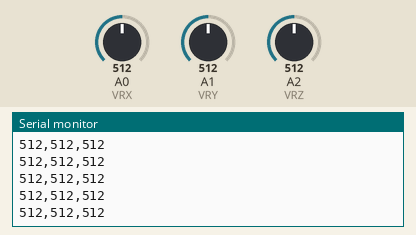
The sketch below on a simulated Arduino Uno, built with avr-gcc and run on an emulated ATmega328P. Parts: the last lines printed to the serial monitor. The inputs (shaded band) are chosen by the test bench; at power-on: A2 (VRZ) = 512, A0 (VRX) = 512, A1 (VRY) = 512.

Above: at 2.7 s.
2.8 s: A2 (VRZ) set to 11
At 2.81 s:
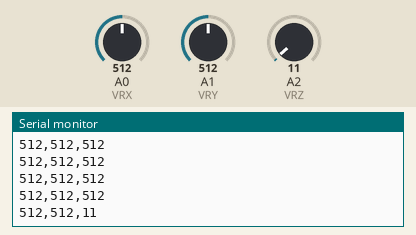
4.3 s: A2 (VRZ) set to 8
At 4.31 s:
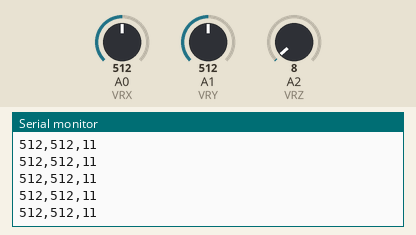
Timing chart, 0 to 7.3 s (numbered marks = the images above; inputs shaded):
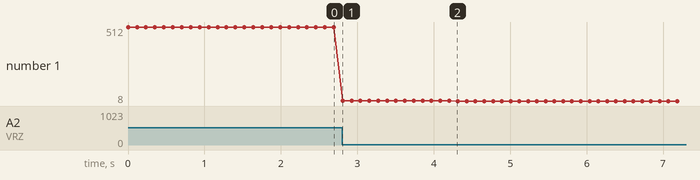

The sketch:

sender.ino
```cpp
#include <SoftwareSerial.h>
SoftwareSerial BTSerial(4, 5);  // (Tx, Rx)

#define VRX (A0)
#define VRY (A1)
#define VRZ (A2)

#define Mq3Pin (A5)

#define VR_MIN_VALUE (0)
#define VR_MAX_VALUE (1023)
#define VR_MID_VALUE (512)
#define VR_MID_UPPER (564)
#define VR_MID_LOWER (460)

int adjustJoystickValue(int value) {
  value = constrain(value, VR_MIN_VALUE, VR_MAX_VALUE);
  if (VR_MID_LOWER <= value && value <= VR_MID_UPPER)
    return VR_MID_VALUE;
  else
    return value;
}

void setup() {
  pinMode(VRX, INPUT);
  pinMode(VRY, INPUT);
  pinMode(VRZ, INPUT);
  Serial.begin(9600);
  BTSerial.begin(9600);
}

void loop() {

  int vrx = analogRead(VRX); //analogRead(A0)
  int vry = analogRead(VRY); //analogRead(A1)
  int vrz = analogRead(VRZ); //analogRead(A2)

  vrx = adjustJoystickValue(vrx);
  vry = adjustJoystickValue(vry);
  vrz = adjustJoystickValue(vrz);

  Serial.print(vrx);
  Serial.print(',');
  Serial.print(vry);
  Serial.print(',');
  Serial.println(vrz);
  delay(100);

  BTSerial.print(1);
  BTSerial.print(",");
  BTSerial.print(vrx);
  BTSerial.print(",");
  BTSerial.print(vry);
  BTSerial.print(",");
  BTSerial.println(vrz);

}
```

Measured:
- after the input at 2.8 s, the serial monitor: prints a new line at once (image 1)
- plotted number 1: 512 → 11 after the input at 2.8 s, 11 → 8 after the input at 4.3 s
